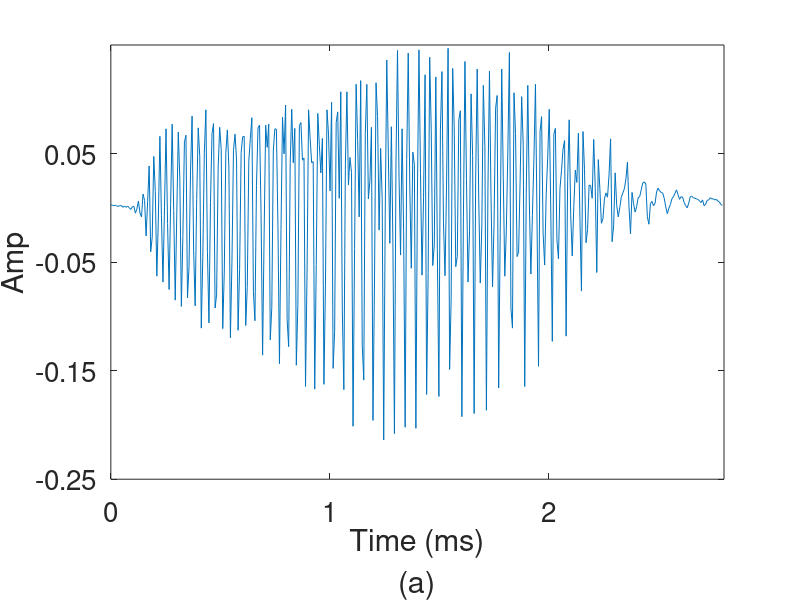
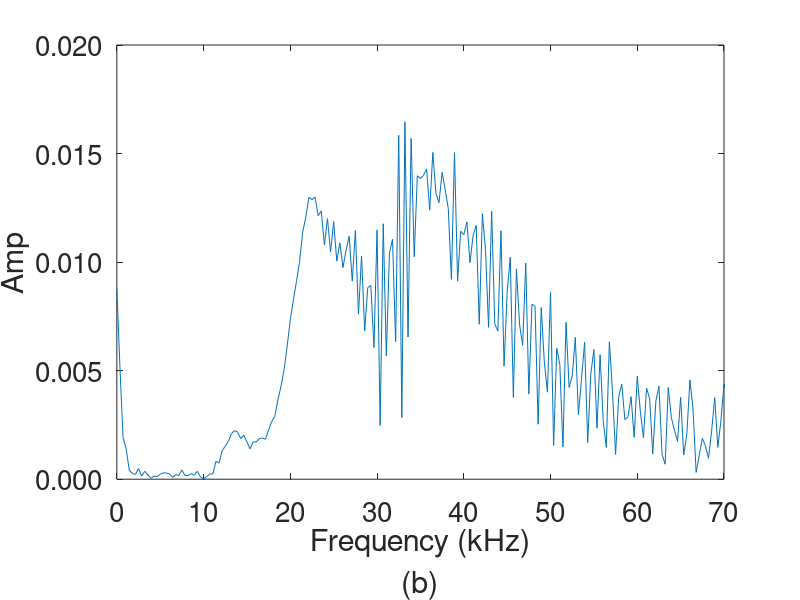

Write MATLAB code to recreate these figures, in order. (Note: this script raises an error after producing the figures.)
    clc; clear all; close all;
%% Open File
    folder1 = 'ridge';
    addpath(genpath(folder1));
    folder2 = 'other';
    addpath(genpath(folder2));
    folder3 = 'method';
    addpath(genpath(folder3));
    folder4 = 'indicator';
    addpath(genpath(folder4));
    folder5 = 'mfiles';
    addpath(genpath(folder5));
    folder6 = 'ST';
    addpath(genpath(folder6));
%% signal
    load('batdata.mat');
    x = data';
    N = length(data);           
    fs = 1000000/7;          
%% Parameters
    map = jet;
    exband = 20;
    WindowOpt = struct('type','gauss','s',0.00015);
    Parameter = struct('L',N/2+1,'fmin',0,'fmax',fs/2);
%% figure 7
    figure('color',[1 1 1]);
    t = (0:N-1)/fs;
    plot(t*1000,x);
    axis tight; xlabel({'Time (ms)','(a)'},'FontSize',20);set(gca,'XTick',0:1:3);
    ylabel('Amp','FontSize',20);set(gca,'YTick',-0.25:0.1:0.25);
    set(gca,'FontSize',20);axis([0 2.8 -0.25 0.15])
    
    figure('color',[1 1 1]);
    ffty = abs(fft(x))/N*2;
    f = (0:N/2)/N*fs;
    plot(f/1000,ffty(1:N/2+1))
    axis tight; xlabel({'Frequency (kHz)','(b)'},'FontSize',20);set(gca,'XTick',0:10:70);
    ylabel('Amp','FontSize',20);set(gca,'FontSize',20);set(gca,'YTick',0:0.005:0.02);
    set(gca,'yTickLabel',num2str(get(gca,'yTick')','%.3f'));axis([0 70 0 0.02])
%% S-method
    t =1:1:400;
    f_num = 256;
	G=tftb_window(9,'hanning'); 
    h=tftb_window(61,'hanning'); 
    [~,rtfr,~] = tfrrstan(x',t,f_num,G,h,1);
    t = (t-1)/fs;
    f = (0:f_num/2-1)/f_num*fs;
    rtfr = rtfr(1:f_num/2,:);
    figure;
    imagesc(t*1000,f/1000,rtfr);axis xy;colormap(map);axis tight; 
    xlabel({'Time (ms)','(a)'},'FontSize',20);set(gca,'XTick',0:0.5:3);
    ylabel('Frequency (kHz)','FontSize',20); set(gca,'YTick',0:20:70);
    set(gca,'FontSize',20);axis([0 2.79 0 70])
    r1 = abs(renyi(rtfr,t,f',3));
    text(0,5,['RE:',num2str(abs(r1),3),'(bits)'],'Color','black','FontWeight','bold','FontSize',26) 
%% the discrete-time Levenberg-Marquard synchrosqueezed Gabor Transform    
    f_num = 256;
    t = (0:N-1)/fs;
    [~, stfr, ~] = tfrvsgab(x, f_num, 10);
    stfr = stfr(1:f_num/2,:);
    f = (0:f_num/2-1)/f_num*fs;
    figure;
    imagesc(t*1000,f/1000,abs(stfr));axis xy;colormap(map);axis tight; 
    xlabel({'Time (ms)','(b)'},'FontSize',20);set(gca,'XTick',0:0.5:3);
    ylabel('Frequency (kHz)','FontSize',20); set(gca,'YTick',0:20:70);
    set(gca,'FontSize',20);axis([0 2.79 0 70])
    r2 = abs(renyi(abs(stfr),t,f',3));
    text(0,5,['RE:',num2str(abs(r2),3),'(bits)'],'Color','black','FontWeight','bold','FontSize',26) 
%%  TSST
    [Ts1,t,f,xMean,~] = tsst(x , fs,  WindowOpt, Parameter, '1Ord');
    figure;
    imagesc(t*1000,f/1000,abs(Ts1));axis xy;colormap(map);axis tight; 
    xlabel({'Time (ms)','(c)'},'FontSize',20);set(gca,'XTick',0:0.5:3);
    ylabel('Frequency (kHz)','FontSize',20); set(gca,'YTick',0:20:70);
    set(gca,'FontSize',20);axis([0 2.79 0 70])
    r3 = abs(renyi(abs(Ts1),t,f',3));
    text(0,5,['RE:',num2str(abs(r3),3),'(bits)'],'Color','black','FontWeight','bold','FontSize',26) 
%% TSST2
    [Ts2,t,f,xMean,~] = tsst(x , fs,  WindowOpt, Parameter, '2Ord');
    figure;
    imagesc(t*1000,f/1000,abs(Ts2));axis xy;colormap(map);axis tight; 
    xlabel({'Time (ms)','(d)'},'FontSize',20);set(gca,'XTick',0:0.5:3);
    ylabel('Frequency (kHz)','FontSize',20); set(gca,'YTick',0:20:70);
    set(gca,'FontSize',20);axis([0 2.79 0 70])
    r4 = abs(renyi(abs(Ts2),t,f',3));
    text(0,5,['RE:',num2str(abs(r4),3),'(bits)'],'Color','black','FontWeight','bold','FontSize',26) 
%% ITSST2
    [Cs, Es] = brevridge_mult(abs(Ts2'), 0:N-1, 4, 0.009, 10);
%     figure
%     plot(Cs/fs*1000,f/1000)
%     axis([0 2.79 0 70])
    Tx = zeros(Parameter.L,N);
    for k = 1:4
        for i =1:Parameter.L
            min = round(Cs(k,i))-exband;
            min(min<=1) = 1;
            max = round(Cs(k,i))+exband;
            max(max>=N) = N;
            Tx(i,min:max) = 1;
        end
        Tx = Ts2.*Tx;
%         figure;
%         imagesc(t,f,abs(Tx));axis xy;
        b(k,:) = itsst(Tx,fs, 0);
        figure('color',[1 1 1]);
        plot(t*1000,x);hold on
        plot(t*1000,b(k,:));
        if k == 1
            axis tight; xlabel({'Time (ms)','(b)'},'FontSize',20);set(gca,'XTick',0:1:3);
            legend('Original','Mode2','Location','SouthEast');
        elseif k == 2
            axis tight; xlabel({'Time (ms)','(a)'},'FontSize',20);set(gca,'XTick',0:1:3);
            legend('Original','Mode1','Location','SouthEast');
        elseif k == 3
            axis tight; xlabel({'Time (ms)','(c)'},'FontSize',20);set(gca,'XTick',0:1:3);
            legend('Original','Mode3','Location','SouthEast');
        else
            axis tight; xlabel({'Time (ms)','(d)'},'FontSize',20);set(gca,'XTick',0:1:3);
            legend('Original','Mode4','Location','SouthEast');
        end
        ylabel('Amp','FontSize',20);set(gca,'YTick',-0.25:0.1:0.25);
        set(gca,'FontSize',20);axis([0 2.8 -0.25 0.15])
    end
    sum_b = b(1,:)+b(2,:)+b(3,:)+b(4,:);
    figure('color',[1 1 1]);
    plot(t*1000,x);hold on
    plot(t*1000,sum_b);
    axis tight; xlabel({'Time (ms)','(e)'},'FontSize',20);set(gca,'XTick',0:1:3);
    ylabel('Amp','FontSize',20);set(gca,'YTick',-0.25:0.1:0.25);
    set(gca,'FontSize',20);axis([0 2.8 -0.25 0.15])
    legend('Original','Reconstruction','Location','SouthEast');
    
    figure('color',[1 1 1]);
    plot(t*1000,x);hold on
    plot(t*1000,x-sum_b,'Color','black','LineWidth',1);
    axis tight; xlabel({'Time (ms)','(f)'},'FontSize',20);set(gca,'XTick',0:1:3);
    ylabel('Amp','FontSize',20);set(gca,'YTick',-0.25:0.1:0.25);
    set(gca,'FontSize',20);axis([0 2.8 -0.25 0.15])
    legend('Original','Error','Location','SouthEast');
%% Close File
    rmpath(genpath(folder1));
    rmpath(genpath(folder2));
    rmpath(genpath(folder3));
    rmpath(genpath(folder4));
    rmpath(genpath(folder5));
    rmpath(genpath(folder6));